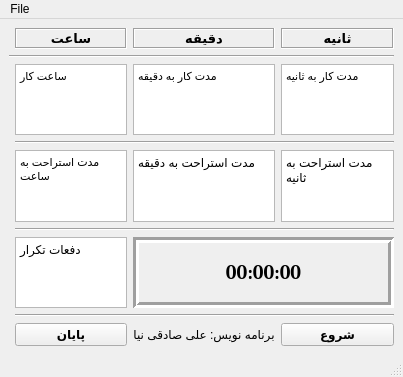
<?xml version="1.0" encoding="UTF-8"?>
<ui version="4.0">
 <class>MainWindow</class>
 <widget class="QMainWindow" name="MainWindow">
  <property name="windowModality">
   <enum>Qt::ApplicationModal</enum>
  </property>
  <property name="geometry">
   <rect>
    <x>0</x>
    <y>0</y>
    <width>403</width>
    <height>377</height>
   </rect>
  </property>
  <property name="windowTitle">
   <string>تنظیم زمان کار و استراحت</string>
  </property>
  <property name="layoutDirection">
   <enum>Qt::LeftToRight</enum>
  </property>
  <widget class="QWidget" name="centralwidget">
   <layout class="QGridLayout" name="gridLayout">
    <item row="2" column="3">
     <widget class="QPlainTextEdit" name="pTwS">
      <property name="font">
       <font>
        <family>Tahoma</family>
        <pointsize>8</pointsize>
        <weight>50</weight>
        <bold>false</bold>
       </font>
      </property>
      <property name="cursor" stdset="0">
       <cursorShape>IBeamCursor</cursorShape>
      </property>
      <property name="plainText">
       <string>مدت کار به ثانیه</string>
      </property>
     </widget>
    </item>
    <item row="2" column="2">
     <widget class="QPlainTextEdit" name="pTwM">
      <property name="font">
       <font>
        <family>Tahoma</family>
        <pointsize>8</pointsize>
        <weight>50</weight>
        <bold>false</bold>
       </font>
      </property>
      <property name="cursor" stdset="0">
       <cursorShape>IBeamCursor</cursorShape>
      </property>
      <property name="plainText">
       <string>مدت کار به دقیقه</string>
      </property>
     </widget>
    </item>
    <item row="0" column="1">
     <widget class="QLabel" name="label_5">
      <property name="font">
       <font>
        <family>Shabnam FD</family>
        <pointsize>10</pointsize>
        <weight>75</weight>
        <bold>true</bold>
       </font>
      </property>
      <property name="layoutDirection">
       <enum>Qt::LeftToRight</enum>
      </property>
      <property name="frameShape">
       <enum>QFrame::Box</enum>
      </property>
      <property name="frameShadow">
       <enum>QFrame::Sunken</enum>
      </property>
      <property name="lineWidth">
       <number>1</number>
      </property>
      <property name="midLineWidth">
       <number>0</number>
      </property>
      <property name="text">
       <string>ساعت</string>
      </property>
      <property name="alignment">
       <set>Qt::AlignCenter</set>
      </property>
     </widget>
    </item>
    <item row="0" column="2">
     <widget class="QLabel" name="label_4">
      <property name="font">
       <font>
        <family>Shabnam FD</family>
        <pointsize>10</pointsize>
        <weight>75</weight>
        <bold>true</bold>
       </font>
      </property>
      <property name="layoutDirection">
       <enum>Qt::LeftToRight</enum>
      </property>
      <property name="frameShape">
       <enum>QFrame::Box</enum>
      </property>
      <property name="frameShadow">
       <enum>QFrame::Sunken</enum>
      </property>
      <property name="lineWidth">
       <number>1</number>
      </property>
      <property name="midLineWidth">
       <number>0</number>
      </property>
      <property name="text">
       <string>دقیقه</string>
      </property>
      <property name="alignment">
       <set>Qt::AlignCenter</set>
      </property>
     </widget>
    </item>
    <item row="0" column="3">
     <widget class="QLabel" name="label_3">
      <property name="font">
       <font>
        <family>Shabnam FD</family>
        <pointsize>10</pointsize>
        <weight>75</weight>
        <bold>true</bold>
       </font>
      </property>
      <property name="layoutDirection">
       <enum>Qt::LeftToRight</enum>
      </property>
      <property name="frameShape">
       <enum>QFrame::Box</enum>
      </property>
      <property name="frameShadow">
       <enum>QFrame::Sunken</enum>
      </property>
      <property name="lineWidth">
       <number>1</number>
      </property>
      <property name="midLineWidth">
       <number>0</number>
      </property>
      <property name="text">
       <string>ثانیه</string>
      </property>
      <property name="alignment">
       <set>Qt::AlignCenter</set>
      </property>
     </widget>
    </item>
    <item row="2" column="1">
     <widget class="QPlainTextEdit" name="pTwH">
      <property name="font">
       <font>
        <family>Tahoma</family>
        <pointsize>8</pointsize>
        <weight>50</weight>
        <bold>false</bold>
       </font>
      </property>
      <property name="cursor" stdset="0">
       <cursorShape>IBeamCursor</cursorShape>
      </property>
      <property name="layoutDirection">
       <enum>Qt::LeftToRight</enum>
      </property>
      <property name="inputMethodHints">
       <set>Qt::ImhDigitsOnly</set>
      </property>
      <property name="plainText">
       <string>ساعت کار</string>
      </property>
      <property name="overwriteMode">
       <bool>true</bool>
      </property>
      <property name="placeholderText">
       <string/>
      </property>
     </widget>
    </item>
    <item row="1" column="0" colspan="4">
     <widget class="Line" name="line">
      <property name="orientation">
       <enum>Qt::Horizontal</enum>
      </property>
     </widget>
    </item>
    <item row="4" column="3">
     <widget class="QPlainTextEdit" name="pTbS">
      <property name="font">
       <font>
        <family>Tahoma</family>
       </font>
      </property>
      <property name="cursor" stdset="0">
       <cursorShape>IBeamCursor</cursorShape>
      </property>
      <property name="plainText">
       <string>مدت استراحت به ثانیه</string>
      </property>
     </widget>
    </item>
    <item row="5" column="1" colspan="3">
     <widget class="Line" name="line_3">
      <property name="orientation">
       <enum>Qt::Horizontal</enum>
      </property>
     </widget>
    </item>
    <item row="4" column="2">
     <widget class="QPlainTextEdit" name="pTbM">
      <property name="font">
       <font>
        <family>Tahoma</family>
       </font>
      </property>
      <property name="cursor" stdset="0">
       <cursorShape>IBeamCursor</cursorShape>
      </property>
      <property name="plainText">
       <string>مدت استراحت به دقیقه</string>
      </property>
     </widget>
    </item>
    <item row="8" column="1">
     <widget class="QPlainTextEdit" name="pTR">
      <property name="font">
       <font>
        <family>Tahoma</family>
       </font>
      </property>
      <property name="cursor" stdset="0">
       <cursorShape>IBeamCursor</cursorShape>
      </property>
      <property name="plainText">
       <string>دفعات تکرار</string>
      </property>
     </widget>
    </item>
    <item row="9" column="1" colspan="3">
     <widget class="Line" name="line_4">
      <property name="orientation">
       <enum>Qt::Horizontal</enum>
      </property>
     </widget>
    </item>
    <item row="10" column="3">
     <widget class="QPushButton" name="startBut">
      <property name="font">
       <font>
        <family>Tahoma</family>
        <weight>75</weight>
        <bold>true</bold>
       </font>
      </property>
      <property name="cursor">
       <cursorShape>PointingHandCursor</cursorShape>
      </property>
      <property name="text">
       <string>شروع</string>
      </property>
     </widget>
    </item>
    <item row="10" column="2">
     <widget class="QLabel" name="label_2">
      <property name="text">
       <string>برنامه نویس: علی صادقی نیا</string>
      </property>
      <property name="alignment">
       <set>Qt::AlignCenter</set>
      </property>
     </widget>
    </item>
    <item row="4" column="1">
     <widget class="QPlainTextEdit" name="pTbH">
      <property name="font">
       <font>
        <family>Tahoma</family>
        <pointsize>8</pointsize>
       </font>
      </property>
      <property name="cursor" stdset="0">
       <cursorShape>IBeamCursor</cursorShape>
      </property>
      <property name="plainText">
       <string>مدت استراحت به ساعت</string>
      </property>
     </widget>
    </item>
    <item row="3" column="1" colspan="3">
     <widget class="Line" name="line_2">
      <property name="orientation">
       <enum>Qt::Horizontal</enum>
      </property>
     </widget>
    </item>
    <item row="10" column="1">
     <widget class="QPushButton" name="endBut">
      <property name="font">
       <font>
        <family>Tahoma</family>
        <weight>75</weight>
        <bold>true</bold>
       </font>
      </property>
      <property name="cursor">
       <cursorShape>PointingHandCursor</cursorShape>
      </property>
      <property name="mouseTracking">
       <bool>false</bool>
      </property>
      <property name="text">
       <string>پایان</string>
      </property>
     </widget>
    </item>
    <item row="8" column="2" colspan="2">
     <widget class="QLabel" name="timerLabel">
      <property name="font">
       <font>
        <family>Cambria</family>
        <pointsize>15</pointsize>
        <weight>75</weight>
        <bold>true</bold>
       </font>
      </property>
      <property name="frameShape">
       <enum>QFrame::Box</enum>
      </property>
      <property name="frameShadow">
       <enum>QFrame::Sunken</enum>
      </property>
      <property name="lineWidth">
       <number>3</number>
      </property>
      <property name="text">
       <string>00:00:00</string>
      </property>
      <property name="alignment">
       <set>Qt::AlignCenter</set>
      </property>
     </widget>
    </item>
   </layout>
  </widget>
  <widget class="QMenuBar" name="menubar">
   <property name="geometry">
    <rect>
     <x>0</x>
     <y>0</y>
     <width>403</width>
     <height>21</height>
    </rect>
   </property>
   <widget class="QMenu" name="menuFile">
    <property name="title">
     <string>File</string>
    </property>
    <addaction name="actionClose"/>
   </widget>
   <addaction name="menuFile"/>
  </widget>
  <widget class="QStatusBar" name="statusBar"/>
  <action name="actionClose">
   <property name="text">
    <string>Close.</string>
   </property>
  </action>
 </widget>
 <resources/>
 <connections>
  <connection>
   <sender>actionClose</sender>
   <signal>triggered()</signal>
   <receiver>MainWindow</receiver>
   <slot>close()</slot>
   <hints>
    <hint type="sourcelabel">
     <x>-1</x>
     <y>-1</y>
    </hint>
    <hint type="destinationlabel">
     <x>149</x>
     <y>99</y>
    </hint>
   </hints>
  </connection>
  <connection>
   <sender>pTwH</sender>
   <signal>selectionChanged()</signal>
   <receiver>pTwH</receiver>
   <slot>clear()</slot>
   <hints>
    <hint type="sourcelabel">
     <x>84</x>
     <y>192</y>
    </hint>
    <hint type="destinationlabel">
     <x>84</x>
     <y>192</y>
    </hint>
   </hints>
  </connection>
  <connection>
   <sender>pTR</sender>
   <signal>selectionChanged()</signal>
   <receiver>pTR</receiver>
   <slot>clear()</slot>
   <hints>
    <hint type="sourcelabel">
     <x>84</x>
     <y>256</y>
    </hint>
    <hint type="destinationlabel">
     <x>84</x>
     <y>256</y>
    </hint>
   </hints>
  </connection>
  <connection>
   <sender>pTbH</sender>
   <signal>selectionChanged()</signal>
   <receiver>pTbH</receiver>
   <slot>clear()</slot>
   <hints>
    <hint type="sourcelabel">
     <x>84</x>
     <y>177</y>
    </hint>
    <hint type="destinationlabel">
     <x>84</x>
     <y>177</y>
    </hint>
   </hints>
  </connection>
  <connection>
   <sender>pTbM</sender>
   <signal>selectionChanged()</signal>
   <receiver>pTbM</receiver>
   <slot>clear()</slot>
   <hints>
    <hint type="sourcelabel">
     <x>230</x>
     <y>177</y>
    </hint>
    <hint type="destinationlabel">
     <x>230</x>
     <y>177</y>
    </hint>
   </hints>
  </connection>
  <connection>
   <sender>pTbS</sender>
   <signal>selectionChanged()</signal>
   <receiver>pTbS</receiver>
   <slot>clear()</slot>
   <hints>
    <hint type="sourcelabel">
     <x>375</x>
     <y>177</y>
    </hint>
    <hint type="destinationlabel">
     <x>375</x>
     <y>177</y>
    </hint>
   </hints>
  </connection>
  <connection>
   <sender>pTwM</sender>
   <signal>selectionChanged()</signal>
   <receiver>pTwM</receiver>
   <slot>clear()</slot>
   <hints>
    <hint type="sourcelabel">
     <x>230</x>
     <y>98</y>
    </hint>
    <hint type="destinationlabel">
     <x>230</x>
     <y>98</y>
    </hint>
   </hints>
  </connection>
  <connection>
   <sender>pTwS</sender>
   <signal>selectionChanged()</signal>
   <receiver>pTwS</receiver>
   <slot>clear()</slot>
   <hints>
    <hint type="sourcelabel">
     <x>375</x>
     <y>98</y>
    </hint>
    <hint type="destinationlabel">
     <x>375</x>
     <y>98</y>
    </hint>
   </hints>
  </connection>
 </connections>
</ui>
